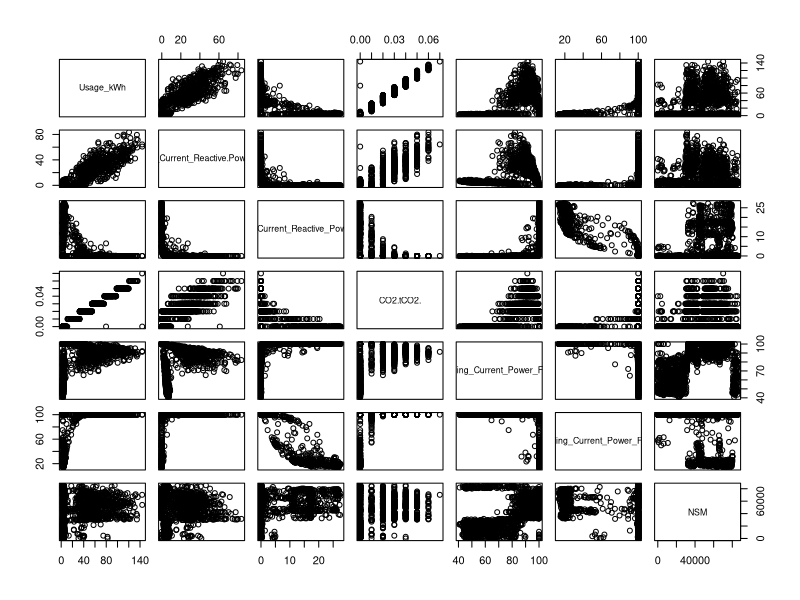
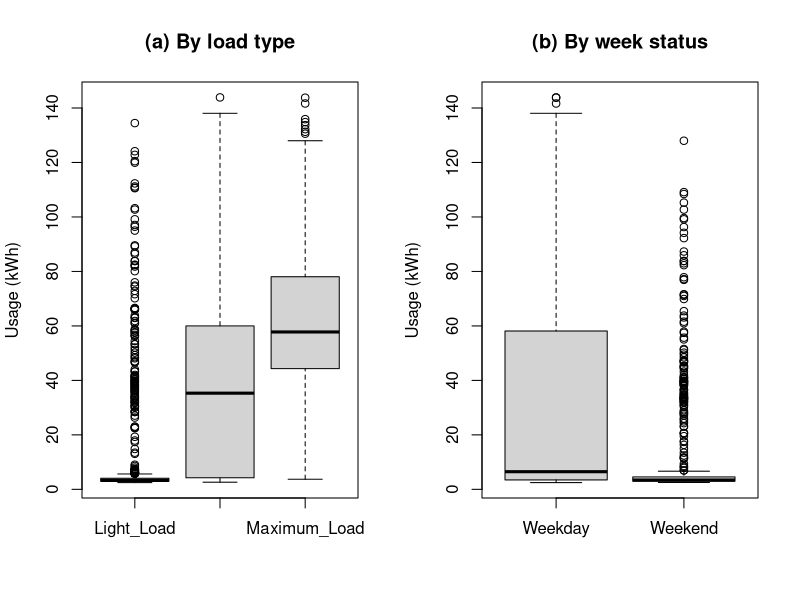

These charts were generated, in order, by the following R code:
## ---- chunk 1
library(tidyverse)
steel.industry <- read.csv("Resampled_SIPD.csv")

head(steel.industry)
## ---- chunk 2
# Getting rid of bad columns
drop <- c("X", "index", "date", "Day_of_week")
steel.industry <- steel.industry[, !(names(steel.industry) %in% drop)]

# Indicator variables
steel.industry$Load_Type <- factor(
  steel.industry$Load_Type,
  levels = c("Light_Load", "Medium_Load", "Maximum_Load")
  )
steel.industry$WeekStatus <- factor(steel.industry$WeekStatus)

# Training-testing split
set.seed(42)
train_ind <- sample(
  seq_len(nrow(steel.industry)),
  size = floor(0.80 * nrow(steel.industry))
  )

trainData <- steel.industry[train_ind, ]
testData <- steel.industry[-train_ind, ]
## ---- chunk 3
num.true.vect <- sapply(trainData, is.numeric)
num <- trainData[num.true.vect]
summary(num)
## ---- chunk 4
categoric <- lapply(trainData[!num.true.vect], factor)
lapply(categoric[names(categoric) != "date"], table)
## ---- chunk 5
pairs(num)

library(car)
# Building a full model with numeric predictors
full.mod <- lm(Usage_kWh ~ ., data = steel.industry)

vif(full.mod)
## ---- chunk 6
response <- steel.industry$Usage_kWh
par(mfrow = c(1, 2))
boxplot(Usage_kWh ~ Load_Type,  data = steel.industry, ylab = "Usage (kWh)",
        main = "(a) By load type", xlab = "")
boxplot(Usage_kWh ~ WeekStatus, data = steel.industry, ylab = "Usage (kWh)",
        main = "(b) By week status", xlab = "")
